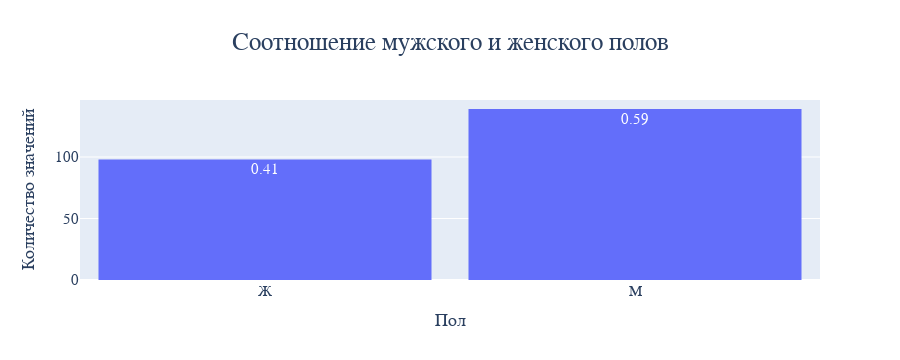

Here is the notebook cell this chart was saved with:
### Markdown cell above
### `Пол`

### Code cell
percentages_sex = df['Пол'].value_counts(normalize=True, ascending=True)

fig = go.Figure(
    go.Histogram(
        x=df['Пол'],
        text=percentages_sex,
        texttemplate='%{text:.2f}',
        hovertemplate='Количество: %{y}<br>Отношение к общему количеству: %{text:.2f}',
    ),
)

fig.update_layout(
    title_text='Соотношение мужского и женского полов',
    xaxis_title='Пол',
    yaxis_title='Количество значений'
)
fig.show()

### Figure 1 — Plotly figure (JSON) as saved in the notebook; plotly's stock layout.template omitted (floating-point values rounded to 4 significant figures; data arrays with more than 128 entries replaced by an {"elided": "..."} marker saying what was removed)
{"data": [{"hovertemplate": "Количество: %{y}<br>Отношение к общему количеству: %{text:.2f}", "text": [0.4135, 0.5865], "texttemplate": "%{text:.2f}", "type": "histogram", "x": {"elided": "237 str values"}}], "layout": {"height": 360, "title": {"text": "Соотношение мужского и женского полов"}, "width": 900, "xaxis": {"autorange": true, "range": [-0.5, 1.5], "title": {"text": "Пол"}, "type": "category"}, "yaxis": {"autorange": true, "range": [0, 146.3], "title": {"text": "Количество значений"}}}}
